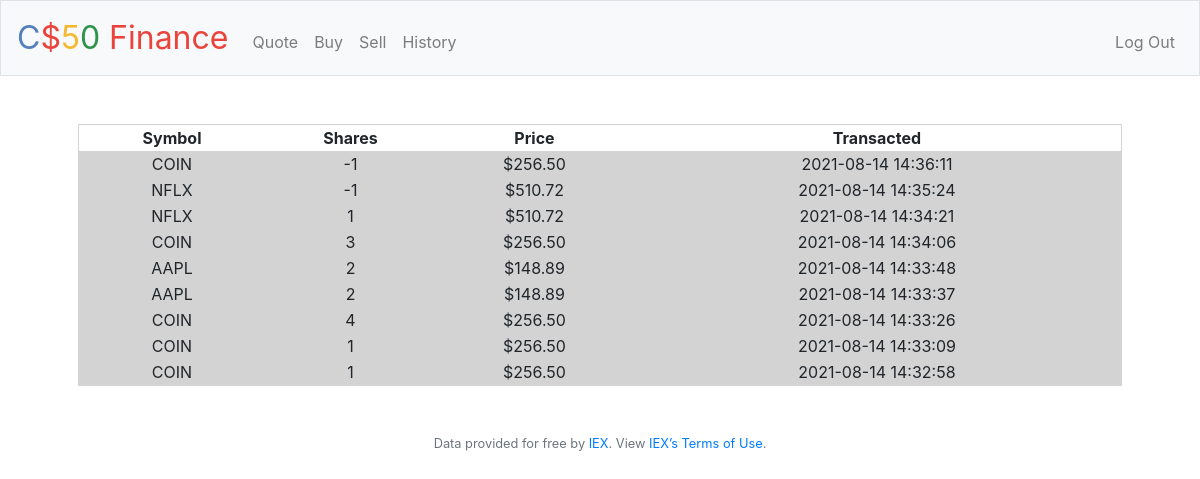
Screenshot of /history (signed in) with the database file from the repository.
### tables this page shows
CREATE TABLE portfolio (user_id INTEGER NOT NULL, symbol TEXT NOT NULL, name TEXT NOT NULL, shares INTEGER NOT NULL, purchase_price FLOAT NOT NULL, date_purchased datetime NOT NULL, FOREIGN KEY(user_id) REFERENCES users(id));

### application.py (the view)
@app.route("/history")
@login_required
def history():
    pt = db.execute("SELECT * from portfolio where user_id = ? order by date_purchased DESC", session.get("user_id"))
    return render_template("history.html", portfolio=pt)

### application.py (called while the page is built)
@app.after_request
def after_request(response):
    response.headers["Cache-Control"] = "no-cache, no-store, must-revalidate"
    response.headers["Expires"] = 0
    response.headers["Pragma"] = "no-cache"
    return response

### helpers.py (called while the page is built)
def login_required(f):
    @wraps(f)
    def decorated_function(*args, **kwargs):
        if session.get("user_id") is None:
            return redirect("/login")
        return f(*args, **kwargs)
    return decorated_function

def usd(value):
    return f"${value:,.2f}"

### templates/history.html (shortened to what this page needs)
{% extends "layout.html" %}
{% block main %}
    <table>
        <tr class="tableheader">
            <td>Symbol</td>
            <td>Shares</td>
            <td>Price</td>
            <td>Transacted</td>
        </tr>
        {% for row in portfolio %}
            <tr class="trValue">
                <td>{{ row["symbol"] }}</td>
                <td>{{ row["shares"] }}</td>
                <td>{{ row["purchase_price"] | usd }}</td>
                <td>{{ row["date_purchased"] }}</td>
            </tr>
        {% endfor %}
    </table>
{% endblock %}

### templates/layout.html (shortened to what this page needs)
<!DOCTYPE html>
<html lang="en">
    <head>
        <link rel="stylesheet" href="https://cdn.jsdelivr.net/npm/bootstrap@4.5.3/dist/css/bootstrap.min.css">
        <link href="/static/styles.css" rel="stylesheet">
    </head>
    <body>
        <nav class="navbar navbar-expand-md navbar-light bg-light border">
            <a class="navbar-brand" href="/"><span class="blue">C</span><span class="red">$</span><span class="yellow">5</span><span class="green">0</span> <span class="red">Finance</span></a>
            <div class="collapse navbar-collapse" id="navbar">
                {% if session.user_id %}
                    <ul class="navbar-nav mr-auto mt-2">
                        <li class="nav-item"><a class="nav-link" href="/quote">Quote</a></li>
                        <li class="nav-item"><a class="nav-link" href="/buy">Buy</a></li>
                        <li class="nav-item"><a class="nav-link" href="/sell">Sell</a></li>
                        <li class="nav-item"><a class="nav-link" href="/history">History</a></li>
                    </ul>
                    <ul class="navbar-nav ml-auto mt-2">
                        <li class="nav-item"><a class="nav-link" href="/logout">Log Out</a></li>
                    </ul>
                {% else %}
                    <ul class="navbar-nav ml-auto mt-2">
                        <li class="nav-item"><a class="nav-link" href="/register">Register</a></li>
                        <li class="nav-item"><a class="nav-link" href="/login">Log In</a></li>
                    </ul>
                {% endif %}
            </div>
        </nav>
        <main class="container p-5">
            {% block main %}{% endblock %}
        </main>
        <footer class="small text-center text-muted">
            Data provided for free by <a href="https://iextrading.com/developer">IEX</a>. View <a href="https://iextrading.com/api-exhibit-a/">IEX’s Terms of Use</a>.
        </footer>
    </body>
</html>

### static/styles.css (style rules this page uses)
nav .navbar-brand { font-size: xx-large; }
nav .navbar-brand .blue { color: #537fbe; }
nav .navbar-brand .red { color: #ea433b; }
nav .navbar-brand .yellow { color: #f5b82e; }
nav .navbar-brand .green { color: #2e944b; }
main { overflow-x: auto; text-align: center; }
.tableheader { font-weight: bold; }
table { width: 100%; border:1px solid lightgrey; }
.trValue { width: 100%; text-align: center; background-color: lightgrey; }

### rows the page displays
portfolio: symbol "COIN", shares "-1", purchase_price "$256.50", date_purchased "2021-08-14 14:36:11"
portfolio: symbol "NFLX", shares "-1", purchase_price "$510.72", date_purchased "2021-08-14 14:35:24"
portfolio: symbol "NFLX", shares "1", purchase_price "$510.72", date_purchased "2021-08-14 14:34:21"
portfolio: symbol "COIN", shares "3", purchase_price "$256.50", date_purchased "2021-08-14 14:34:06"
portfolio: symbol "AAPL", shares "2", purchase_price "$148.89", date_purchased "2021-08-14 14:33:48"
portfolio: symbol "AAPL", shares "2", purchase_price "$148.89", date_purchased "2021-08-14 14:33:37"
portfolio: symbol "COIN", shares "4", purchase_price "$256.50", date_purchased "2021-08-14 14:33:26"
portfolio: symbol "COIN", shares "1", purchase_price "$256.50", date_purchased "2021-08-14 14:33:09"
portfolio: symbol "COIN", shares "1", purchase_price "$256.50", date_purchased "2021-08-14 14:32:58"
